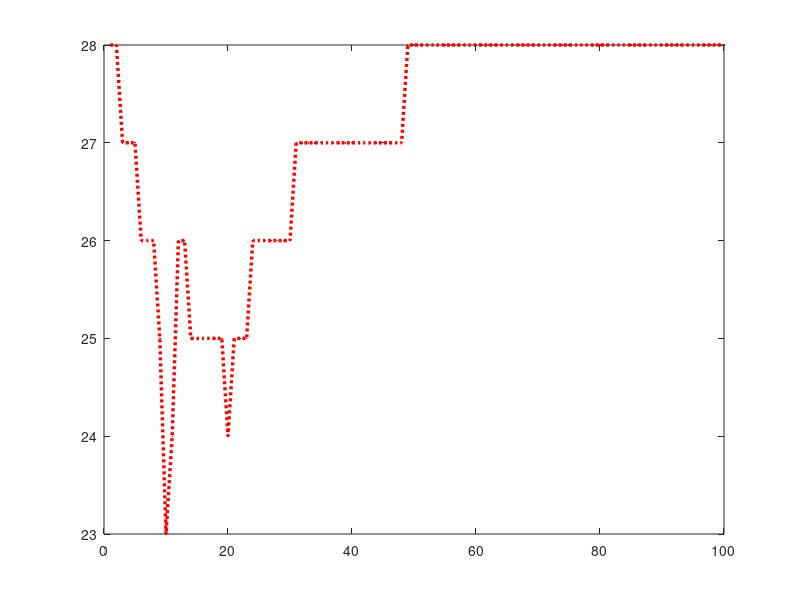

This chart was generated by the following MATLAB code:
clear all;
f = @(x)(1024+300*x)/(x^2+300);
m = [];
n = [];
% h = diff(f,x)
% subs(h,x,1024^(1/3))
for j = 1:100
    x0=j;
    for i = 1:100
        x0 = f(x0); 
%         fprintf('%g %.20f\n',i,x0);
        if x0^3==1024
%             fprintf('%g %g \n',j,i);
            m(j) = j;n(j) = i;
            break;
        end
    end
end
plot(m,n,'r:.','MarkerSize',3.5,'LineWidth',2.5)